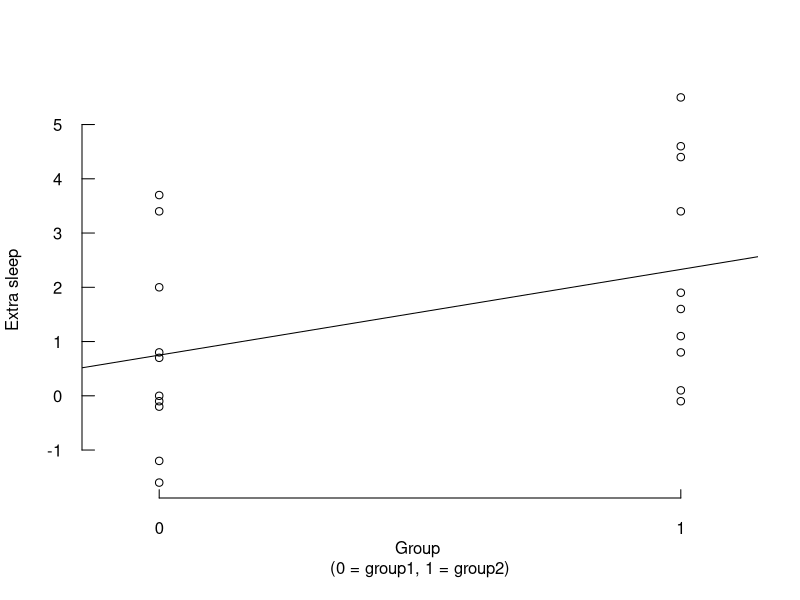

Write R code to recreate this figure.
## ---- chunk 1
# THis will allow error messages to be converted to HTML
knitr::opts_chunk$set(error = TRUE)
## ---- chunk 2
# Data from R's set of preloaded data
d <- sleep
# Just recoding, so group variabel is dummy coded: group 1 = 0, group2 = 1
d$group <- as.integer(d$group) - 1
# t-test, I prefer the Welch test (var.equal = FALSE), but here I use the standard
# t-test (var.equal = FALSE), to compare with the output of the dummy variable 
# regression below
t_out <- t.test(d$extra[d$group == 1], d$extra[d$group == 0], var.equal = TRUE)
t_out
## ---- chunk 3
attributes(t_out)
t_out$conf.int
## ---- chunk 4
# Difference between group means is not stored in t_out, so calculate below
mean_diff <- mean(d$extra[d$group == 1]) - mean(d$extra[d$group == 0])  
t_result <- c(mean_diff, t_out$conf.int, t_out$p.value)
names(t_result) <- c('mean-diff', 'ci95%lo', 'ci95%hi', 'p-value')
round(t_result, 3)  # Print to screen with three decimals
## ---- chunk 5
# Just to recode to Group1 = 1, Group2 = 0, before the regression analysis, lm()
lm_out <- lm(d$extra ~ d$group)
lm_out
attributes(lm_out)
## ---- chunk 6
# Confidence intervals are not in lm_out, calculated below
b_ci <- confint(lm_out)[2, ]  # Confidence interval about coefficient for group-dummy
# A bit hard to find the p-value of the regr. coefficient, but here it is:
pvalue <- summary(lm_out)$coefficients[2, 4]
# Packaging the regression results in a numeric vector
lm_result <- c(lm_out$coefficients[2], b_ci, pvalue)
names(lm_result) <- c('regr.coeff', 'ci95%lo', 'ci95%hi', 'p-value')
round(lm_result, 3)  # Print to screen with three decimals
round(t_result, 3)  # ... and t-test results again for comparison
## ---- chunk 7
plot(d$group, d$extra, xlab = 'Group \n(0 = group1, 1 = group2)',  
     ylab = 'Extra sleep', xlim = c(-0.1, 1.1), axes = FALSE)
axis(1, at = c(0, 1), tck = 0.02)
axis(2, las = 1, tck = 0.03)
lm_out <- lm(d$extra ~ d$group)
abline(lm_out)
